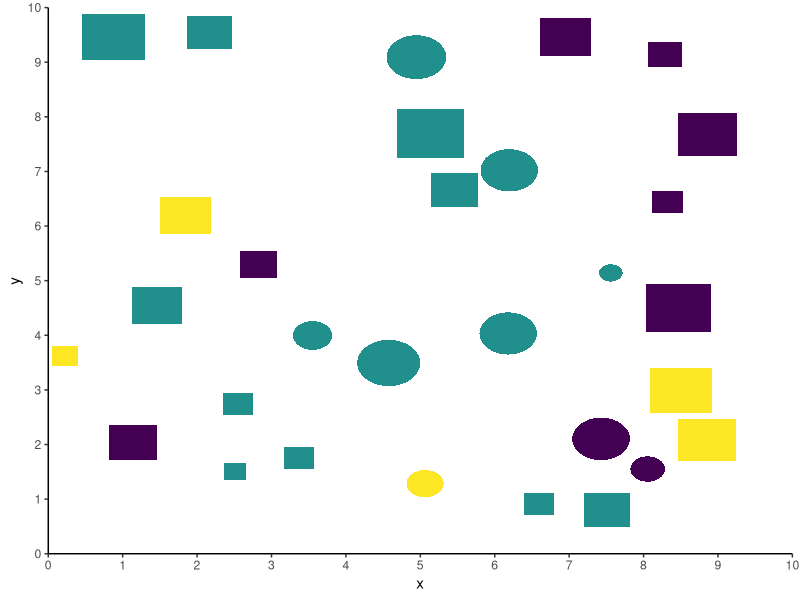

This figure's R source:
## ---- chunk 1
library(data.table)
library(ggplot2)
library(ggforce)

knitr::opts_chunk$set(
  echo = FALSE,
  fig.align = 'center',
  dpi = 100,
  fig.retina = 2
)
## ---- chunk 2
y_limit <- 10
x_limit <- 10
square_max <- 1
square_min <- 0.25
colors <- c('purple', 'cyan', 'yellow')
colors <- factor(colors, levels = colors)
shapes <- c('square', 'circle')
n <- 30

set.seed(20211118)


## Change this so that there is a trend where squares tend to be more toward the left and circles more toward the right, and where cyan tends to be more to the right and purple more to the left. Then a cyan square will be the example of ambiguous categorization by choice of variable.

## Re-run this until there is a spurious trend on the y access for "large" shapes to be up high and "small" shapes to be down low, depending on the cut point.

generate_obj <- function() {
  square_dim <- runif(1, square_min, square_max)
  x <- runif(1, 0, x_limit - square_dim)
  y <- runif(1, 0, y_limit - square_dim)
  x_high <- x + square_dim
  y_high <- y + square_dim
  color <- sample(colors, 1)
  shape <- sample(shapes, 1)
  list(
    x = x,
    y = y,
    x_high = x_high,
    y_high = y_high,
    radius = square_dim / 2,
    color = color,
    shape = shape
  )
}

inside <- function(x, y, dt) {
  x > dt$x & y > dt$y & x < dt$x_high & y < dt$y_high
}

outside <- function(x, y, x_high, y_high, dt) {
  (dt$x > x & dt$x < x_high & dt$y > y & dt$y < y_high) |
  (dt$x_high > x & dt$x_high < x_high & dt$y_high > y & dt$y_high < y_high)
}

overlaps <- function(obj, dt) {
  any(
    inside(obj$x, obj$y, dt) |
      inside(obj$x_high, obj$y_high, dt) |
      inside(obj$x_high, obj$y, dt) |
      inside(obj$x, obj$y_high, dt) |
      outside(obj$x, obj$y, obj$x_high, obj$y_high, dt)
  )
}

pick_obj <- function(dt) {
  repeat {
    obj <- generate_obj()
    if (!overlaps(obj, dt)) {
      break
    }
  }
  obj
}

add_obj <- function(dt) {
  rbindlist(list(dt, pick_obj(dt)))
}

dt <- rbindlist(list(generate_obj()))

for (i in 2:n) {
  dt <- add_obj(dt)
}

ggplot() +
  geom_rect(
    mapping = aes(
      xmin = x,
      xmax = x_high,
      ymin = y,
      ymax = y_high,
      fill = color
    ),
    data = dt[shape == 'square'],
    show.legend = FALSE
  ) +
  geom_circle(
    mapping = aes(
      x0 = x + radius,
      y0 = y + radius,
      r = radius,
      fill = color
    ),
    color = NA,
    data = dt[shape == 'circle'],
    show.legend = FALSE
  ) +
  scale_x_continuous(
    expand = c(0, 0),
    limit = c(0, x_limit),
    breaks = seq(0, 10, 1)
  ) +
  scale_y_continuous(
    expand = c(0, 0),
    limit = c(0, y_limit),
    breaks = seq(0, 10, 1)
  ) +
  scale_fill_viridis_d() +
  labs(
    x = 'x',
    y = 'y'
  ) +
  theme_classic()
## ---- chunk 3
radii <- sort(dt[shape == 'circle', radius])

n_circles <- length(radii)

mean_radius <- round(mean(radii), 2)

knitr::kable(t(round(radii, 2)))
## ---- chunk 4
table(dt[shape == 'circle', color]) / n_circles
